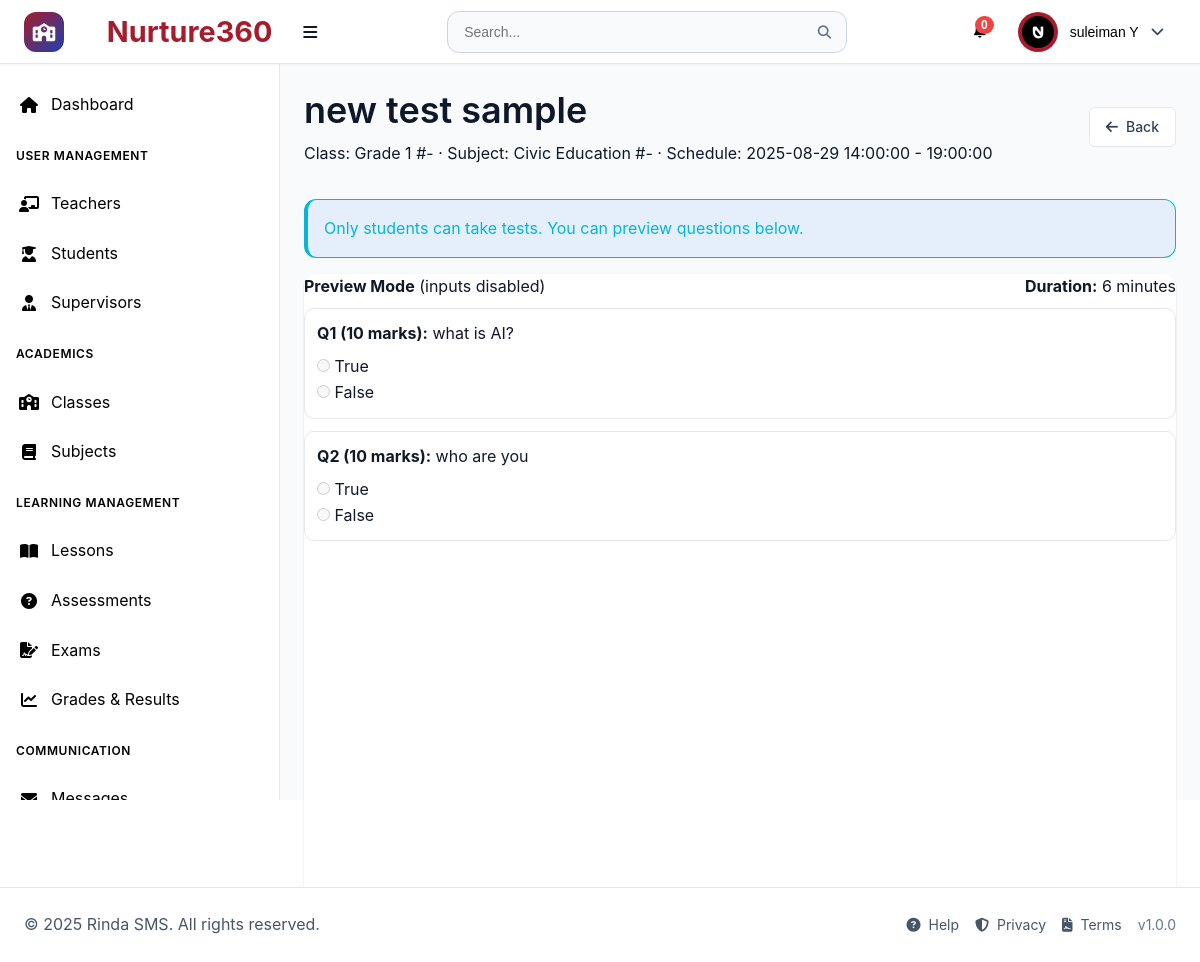
The app's page /pages/test_take.php?id=5 (signed in) with its own data.
### tables this page shows
CREATE TABLE `users` (
  `id` int(11) NOT NULL,
  `username` varchar(50) NOT NULL,
  `email` varchar(100) NOT NULL,
  `password_hash` varchar(255) NOT NULL,
  `first_name` varchar(50) NOT NULL,
  `last_name` varchar(50) NOT NULL,
  `role` enum('superadmin','teacher','student','supervisor') NOT NULL,
  `phone` varchar(20) DEFAULT NULL,
  `address` text DEFAULT NULL,
  `profile_image` varchar(255) DEFAULT NULL,
  `is_active` tinyint(1) DEFAULT 1,
  `email_verified` tinyint(1) DEFAULT 0,
  `two_factor_enabled` tinyint(1) DEFAULT 0,
  `last_login` datetime DEFAULT NULL,
  `created_at` timestamp NOT NULL DEFAULT current_timestamp(),
  `updated_at` timestamp NOT NULL DEFAULT current_timestamp() ON UPDATE current_timestamp()
);

CREATE TABLE `tests` (
  `id` int(11) NOT NULL,
  `title` varchar(255) NOT NULL,
  `description` text DEFAULT NULL,
  `class_id` int(11) NOT NULL,
  `subject_id` int(11) NOT NULL,
  `teacher_id` int(11) NOT NULL,
  `test_type` enum('weekly','monthly','quarterly','final','quiz') NOT NULL,
  `total_marks` int(11) NOT NULL,
  `duration_minutes` int(11) NOT NULL,
  `scheduled_date` date NOT NULL,
  `start_time` time NOT NULL,
  `end_time` time NOT NULL,
  `is_active` tinyint(1) DEFAULT 1,
  `created_at` timestamp NOT NULL DEFAULT current_timestamp(),
  `lesson_id` int(11) DEFAULT NULL
);

CREATE TABLE `classes` (
  `id` int(11) NOT NULL,
  `class_name` varchar(100) NOT NULL,
  `class_code` varchar(255) DEFAULT NULL,
  `virtual_link` varchar(500) DEFAULT NULL,
  `grade_level` int(11) DEFAULT NULL,
  `academic_year` varchar(10) DEFAULT NULL,
  `max_students` int(11) DEFAULT 30,
  `description` text DEFAULT NULL,
  `is_active` tinyint(1) DEFAULT 1,
  `created_at` timestamp NOT NULL DEFAULT current_timestamp(),
  `updated_at` timestamp NOT NULL DEFAULT current_timestamp() ON UPDATE current_timestamp()
);

CREATE TABLE `subjects` (
  `subject_id` int(11) NOT NULL,
  `class_id` int(11) DEFAULT NULL,
  `title` varchar(255) NOT NULL,
  `subject_code` varchar(20) DEFAULT NULL,
  `description` text DEFAULT NULL,
  `credits` int(11) DEFAULT 1,
  `is_active` tinyint(1) DEFAULT 1,
  `created_at` timestamp NOT NULL DEFAULT current_timestamp(),
  `updated_at` timestamp NOT NULL DEFAULT current_timestamp() ON UPDATE current_timestamp()
);

CREATE TABLE `test_questions` (
  `id` int(11) NOT NULL,
  `test_id` int(11) NOT NULL,
  `question_text` text NOT NULL,
  `question_type` enum('multiple_choice','true_false','short_answer','essay') NOT NULL,
  `marks` int(11) NOT NULL,
  `options` longtext DEFAULT NULL CHECK (json_valid(`options`)),
  `correct_answer` text DEFAULT NULL,
  `created_at` timestamp NOT NULL DEFAULT current_timestamp()
);

### pages/test_take.php (the view, shortened to what this page needs)
<?php
$role = $_SESSION['role'] ?? '';
$userId = getCurrentUserId();
$pdo = getDBConnection();
$testId = (int)($_GET['id'] ?? 0);
$st = $pdo->prepare("SELECT t.*, c.class_name,c.class_code, s.title AS subject_name,s.subject_code FROM tests t LEFT JOIN classes c ON c.id=t.class_id LEFT JOIN subjects s ON s.subject_id=t.subject_id WHERE t.id=?");
$st->execute([$testId]);
$test = $st->fetch();
$qst = $pdo->prepare("SELECT * FROM test_questions WHERE test_id=? ORDER BY id ASC");
$qst->execute([$testId]);
$questions = $qst->fetchAll();
$scheduled_date = $test['scheduled_date'] ?? '';
$start_time = $test['start_time'] ?? '';
$end_time = $test['end_time'] ?? '';
$startTs = @strtotime($scheduled_date . ' ' . $start_time);
$endTs = @strtotime($scheduled_date . ' ' . $end_time);
$now = time();
$windowStatus = 'upcoming';
if ($startTs && $endTs) {
  if ($now < $startTs) $windowStatus = 'upcoming';
  elseif ($now > $endTs) $windowStatus = 'ended';
  else $windowStatus = 'live';
}
$resChk = $pdo->prepare("SELECT id, obtained_marks, total_marks, submitted_at FROM test_results WHERE test_id=? AND student_id=? LIMIT 1");
$resChk->execute([$testId, $userId]);
$existingResult = $resChk->fetch();
include '../components/header.php';
?>
<div class="dashboard-container">
  <?php include '../components/sidebar.php'; ?>
  <main class="main-content">
    <div class="page-header">
      <div>
        <h1><?php echo htmlspecialchars($test['title']); ?></h1>
        <div class="muted">Class: <?php echo htmlspecialchars(($test['class_name']??'-').' #'.($test['class_code']??'-')); ?> · Subject: <?php echo htmlspecialchars(($test['subject_name']??'-').' #'.($test['subject_code']??'-')); ?> · Schedule: <?php echo htmlspecialchars(($test['scheduled_date']??'').' '.($test['start_time']??'').' - '.($test['end_time']??'')); ?></div>
      </div>
      <div class="header-actions">
        <a class="btn btn-secondary" href="./tests.php"><i class="fas fa-arrow-left"></i> Back</a>
      </div>
    </div>
    <?php if($existingResult): ?>
      <div class="content-card"><div class="content-card-body">
        <p>You already submitted this test on <?php echo htmlspecialchars($existingResult['submitted_at']); ?>.</p>
        <p>Score: <?php echo (int)$existingResult['obtained_marks']; ?> / <?php echo (int)$existingResult['total_marks']; ?></p>
      </div></div>
    <?php elseif($role!=='student'): ?>
      <div class="alert alert-info">Only students can take tests. You can preview questions below.</div>
      <div class="content-card"><div class="content-card-body">
        <div style="display:flex;justify-content:space-between;align-items:center;margin-bottom:8px">
          <div><strong>Preview Mode</strong> (inputs disabled)</div>
          <div><strong>Duration:</strong> <?php echo (int)$test['duration_minutes']; ?> minutes</div>
        </div>
        <?php foreach($questions as $index=>$q): $qid=(int)$q['id']; $opts=$q['options']?json_decode($q['options'],true):null; ?>
          <div class="question">
            <div><strong>Q<?php echo $index+1; ?> (<?php echo (int)$q['marks']; ?> mark<?php echo $q['marks']>1?'s':''; ?>):</strong> <?php echo nl2br(htmlspecialchars($q['question_text'])); ?></div>
            <div style="margin-top:8px">
              <?php if($q['question_type']==='objective_single' && is_array($opts)): ?>
                <?php foreach($opts as $opt): $optVal=htmlspecialchars($opt); ?>
                  <div><label><input type="radio" disabled> <?php echo $optVal; ?></label></div>
                <?php endforeach; ?>
              <?php elseif($q['question_type']==='objective_multiple' && is_array($opts)): ?>
                <?php foreach($opts as $opt): $optVal=htmlspecialchars($opt); ?>
                  <div><label><input type="checkbox" disabled> <?php echo $optVal; ?></label></div>
                <?php endforeach; ?>
              <?php elseif($q['question_type']==='true_false'): ?>
                <div><label><input type="radio" disabled> True</label></div>
                <div><label><input type="radio" disabled> False</label></div>
              <?php elseif($q['question_type']==='short_answer'): ?>
                <input type="text" class="form-control" placeholder="Your answer" disabled>
              <?php elseif($q['question_type']==='essay' || $q['question_type']==='practical'): ?>
                <textarea rows="4" class="form-control" placeholder="Your essay..." disabled></textarea>
              <?php else: ?>
                <input type="text" class="form-control" disabled>
              <?php endif; ?>
            </div>
          </div>
        <?php endforeach; ?>
      </div></div>
    <?php elseif($windowStatus==='upcoming'): ?>
      <div class="alert alert-warning">This test has not started yet.</div>
    <?php elseif($windowStatus==='ended'): ?>
      <div class="alert alert-error">This test has ended.</div>
    <?php endif; ?>
  </main>
</div>
<?php include '../components/footer.php'; ?>

### components/header.php (shortened to what this page needs)
<?php
require_once '../config/config.php';
$user_id = $_SESSION['user_id'] ?? null;
$first_name = $_SESSION['first_name'] ?? '';
$last_name = $_SESSION['last_name'] ?? '';
$user_role = $_SESSION['role'] ?? '';
$profile_image = '';
$profile_image_url = '';
try {
    $pdo = getDBConnection();
    $settings_stmt = $pdo->prepare("SELECT setting_key, setting_value FROM system_settings WHERE setting_key IN ('app_name', 'theme_primary_color', 'theme_secondary_color', 'theme_accent_color', 'theme_mode', 'app_logo', 'app_favicon', 'brand_display')");
    $settings_stmt->execute();
    $settings = [];
    while ($row = $settings_stmt->fetch()) {
        $settings[$row['setting_key']] = $row['setting_value'];
    }
    if ($user_id) {
        $uStmt = $pdo->prepare("SELECT profile_image FROM users WHERE id = ? LIMIT 1");
        $uStmt->execute([$user_id]);
        $uRow = $uStmt->fetch();
        if ($uRow && !empty($uRow['profile_image'])) {
            $profile_image = $uRow['profile_image'];
        }
    }
} catch (PDOException $e) {
    $settings = [
        'app_name' => APP_NAME,
        'theme_primary_color' => DEFAULT_PRIMARY_COLOR,
        'theme_mode' => 'light'
    ];
}
$app_name = $settings['app_name'] ?? APP_NAME;
$theme_mode = $settings['theme_mode'] ?? 'light';
$app_logo = $settings['app_logo'] ?? '';
$brand_display = $settings['brand_display'] ?? 'both';
$hasLogo = !empty($app_logo);
$mode = in_array($brand_display, ['logo','name','both'], true) ? $brand_display : 'both';
$showLogo = $hasLogo && ($mode === 'logo' || $mode === 'both');
$showName = ($mode === 'name' || $mode === 'both');
$showIcon = !$showLogo;
if (!empty($profile_image)) {
    if (preg_match('/^https?:\/\//i', $profile_image)) {
        $profile_image_url = $profile_image;
    } else {
        if ($user_role === 'teacher') {
            $profile_image_url = '../uploads/teachers/' . rawurlencode($profile_image);
        } else {
            $profile_image_url = '../uploads/users/' . rawurlencode($profile_image);
        }
    }
}
?>
<!DOCTYPE html>
<html lang="en" data-theme="<?php echo $theme_mode; ?>">
<head>
    <link rel="stylesheet" href="../assets/css/main.css">
    <link rel="stylesheet" href="../assets/css/components.css">
    <link rel="stylesheet" href="../assets/css/dashboard.css">
    <link rel="stylesheet" href="https://cdnjs.cloudflare.com/ajax/libs/font-awesome/6.4.0/css/all.min.css">
</head>
<body class="role-<?php echo htmlspecialchars($user_role); ?>">
    <header class="header">
        <div class="header-left">
            <?php if ($showIcon): ?>
            <div class="school-icon">
                <i class="fas fa-school"></i>
            </div>
            <?php endif; ?>
            <div class="logo">
                <?php if ($showName): ?>
                    <h1 style="margin-left: 8px; display:inline-block;">&nbsp;<?php echo htmlspecialchars($app_name); ?></h1>
                <?php endif; ?>
                <button class="desktop-toggle" id="desktopSidebarToggle" title="Toggle sidebar">
                    <i class="fas fa-bars"></i>
                </button>
            </div>
        </div>
        <div class="header-center">
            <div class="search-bar">
                <input type="text" placeholder="Search..." id="globalSearch">
                <button type="button">
                    <i class="fas fa-search"></i>
                </button>
            </div>
        </div>
        <div class="header-right">
            <div class="header-actions">
                <div class="notification-dropdown">
                    <button class="notification-btn" id="notificationBtn">
                        <span class="notification-badge" id="notificationBadge">0</span>
                    </button>
                </div>
                <div class="user-dropdown">
                    <button class="user-btn" id="userBtn">
                        <div class="user-avatar">
                            <?php if (!empty($profile_image_url)): ?>
                                <img src="<?php echo htmlspecialchars($profile_image_url); ?>" alt="Avatar" style="width:32px;height:32px;border-radius:50%;object-fit:cover;" onerror="this.style.display='none'; this.parentElement.innerHTML='\\u003ci class=\\'fas fa-user\\'\\u003e\\u003c/i\\u003e';">
                            <?php else: ?>
                                <i class="fas fa-user"></i>
                            <?php endif; ?>
                        </div>
                        <span class="user-name"><?php echo $first_name . ' ' . $last_name; ?></span>
                        <i class="fas fa-chevron-down"></i>
                    </button>
                </div>
            </div>
        </div>
    </header>

### assets/css/main.css (style rules this page uses)
:root { --primary-color: #2563eb; --primary-dark: #1e40af; --primary-light: #3b82f6; --secondary-color: #64748b; --accent-color: #f59e0b; --success-color: #10b981; --warning-color: #f59e0b; --error-color: #ef4444; --info-color: #06b6d4; --white: #ffffff; --gray-50: #f8fafc; --gray-100: #f1f5f9; --gray-200: #e2e8f0; --gray-300: #cbd5e1; --gray-400: #94a3b8; --gray-500: #64748b; --gray-600: #475569; --gray-700: #334155; --gray-800: #1e293b; --gray-900: #0f172a; --font-family: 'Inter', -apple-system, BlinkMacSystemFont, 'Segoe UI', Roboto, sans-serif; --font-size-xs: 0.75rem; --font-size-sm: 0.875rem; --font-size-base: 1rem; --font-size-lg: 1.125rem; --font-size-xl: 1.25rem; --font-size-2xl: 1.5rem; --font-size-3xl: 1.875rem; --font-size-4xl: 2.25rem; --spacing-1: 0.25rem; --spacing-2: 0.5rem; --spacing-3: 0.75rem; --spacing-4: 1rem; --spacing-5: 1.25rem; --spacing-6: 1.5rem; --spacing-8: 2rem; --spacing-10: 2.5rem; --spacing-12: 3rem; --spacing-16: 4rem; --spacing-20: 5rem; --shadow-sm: 0 1px 2px 0 rgb(0 0 0 / 0.05); --shadow: 0 1px 3px 0 rgb(0 0 0 / 0.1), 0 1px 2px -1px rgb(0 0 0 / 0.1); --shadow-md: 0 4px 6px -1px rgb(0 0 0 / 0.1), 0 2px 4px -2px rgb(0 0 0 / 0.1); --shadow-lg: 0 10px 15px -3px rgb(0 0 0 / 0.1), 0 4px 6px -4px rgb(0 0 0 / 0.1); --shadow-xl: 0 20px 25px -5px rgb(0 0 0 / 0.1), 0 8px 10px -6px rgb(0 0 0 / 0.1); --radius-sm: 0.25rem; --radius: 0.375rem; --radius-md: 0.5rem; --radius-lg: 0.75rem; --radius-xl: 1rem; --radius-2xl: 1.5rem; --transition: all 0.2s ease-in-out; --transition-fast: all 0.1s ease-in-out; --transition-slow: all 0.3s ease-in-out; --header-height: 4rem; --sidebar-width: 280px; --sidebar-collapsed-width: 80px; --content-max-width: 1200px; }
* { margin: 0; padding: 0; box-sizing: border-box; }
html { font-size: 16px; scroll-behavior: smooth; height: 100%; }
body { font-family: var(--font-family); font-size: var(--font-size-base); line-height: 1.6; color: var(--gray-800); background-color: var(--gray-50); -webkit-font-smoothing: antialiased; -moz-osx-font-smoothing: grayscale; min-height: 100vh; display: flex; flex-direction: column; }
@media (min-width: 769px) { body { padding-bottom: 80px; } }
h1, h2, h3, h4, h5, h6 { font-weight: 600; line-height: 1.25; margin-bottom: var(--spacing-4); color: var(--gray-900); }
h1 { font-size: var(--font-size-4xl); }
a { color: var(--primary-color); text-decoration: none; transition: var(--transition); }
.btn { display: inline-flex; align-items: center; justify-content: center; gap: var(--spacing-2); padding: var(--spacing-3) var(--spacing-4); font-size: var(--font-size-sm); font-weight: 500; line-height: 1; border: 1px solid transparent; border-radius: var(--radius); cursor: pointer; transition: var(--transition); text-decoration: none; white-space: nowrap; user-select: none; }
.btn-secondary { background-color: var(--white); border-color: var(--gray-300); color: var(--gray-700); }
.alert { padding: var(--spacing-4); border-radius: var(--radius); margin-bottom: var(--spacing-4); border: 1px solid transparent; }
.alert-info { background-color: #eff6ff; border-color: #bfdbfe; color: #1e40af; }

### assets/css/components.css (style rules this page uses)
.content-card { background-color: var(--white); border-radius: var(--radius-lg); box-shadow: var(--shadow); margin-bottom: var(--spacing-6); overflow: hidden; }
.content-card { display: flex; flex-direction: column; height: 100%; }
.user-avatar { width: 32px; height: 32px; border-radius: 50%; background-color: var(--primary-color); color: var(--white); display: flex; align-items: center; justify-content: center; font-size: var(--font-size-sm); }

### pages/test_take.php (style rules this page uses)
.question { border:1px solid #e5e7eb;border-radius:10px;background:#fff;padding:12px;margin-bottom:12px }

### records on screen
users: profile_image (picture)
tests: title "new test sample", class.class_code "Grade 1 #-", subject.subject_code "Civic Education #-", scheduled_date+start_time+end_time "2025-08-29 14:00:00 - 19:00:00", duration_minutes "6"
test_questions: marks "10", question_text "what is AI?"
test_questions: marks "10", question_text "who are you"

### other values on screen
$app_name "Nurture360"
$first_name "suleiman"
$last_name "Y"
APP_NAME "Rinda SMS"
APP_VERSION "1.0.0"
